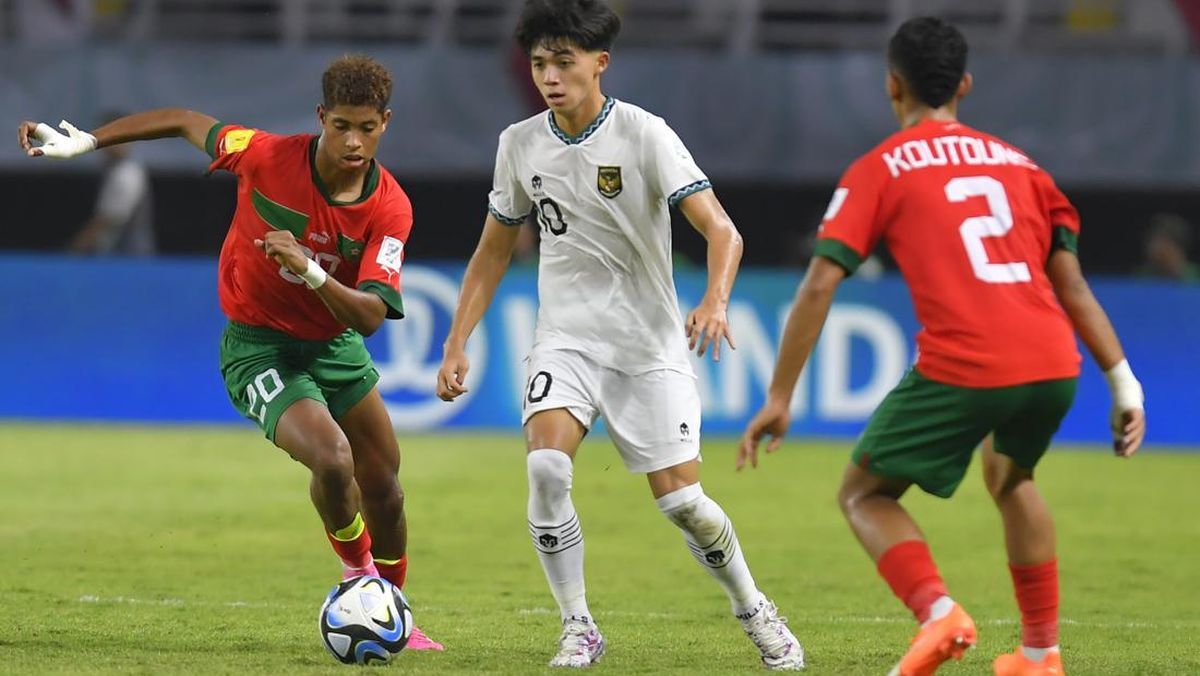
#> input picture 5-UAS/nomor3/bola2.jpg, 1200 x 676 px
$ python nomor3.py
#> lines starting #> are read from the running program, lines starting #| are printed output that depends on the picture; after the words box and inside, x2 and y2 are one past the last pixel; in counts of white or black regions, pixels touching at a corner belong together
#> further down, input_image is the input picture: shape (676, 1200, 3); mean B, G, R 95.2, 113.4, 117.4
import cv2
import numpy as np
import sys
# Fungsi untuk melakukan segmentasi menggunakan metode Ohlander's Recursive Histogram-Based Clustering
def ohlander_clustering(image, threshold):
#> called with threshold = 0.7
    if len(image.shape) > 2:
        gray_image = cv2.cvtColor(image, cv2.COLOR_BGR2GRAY)
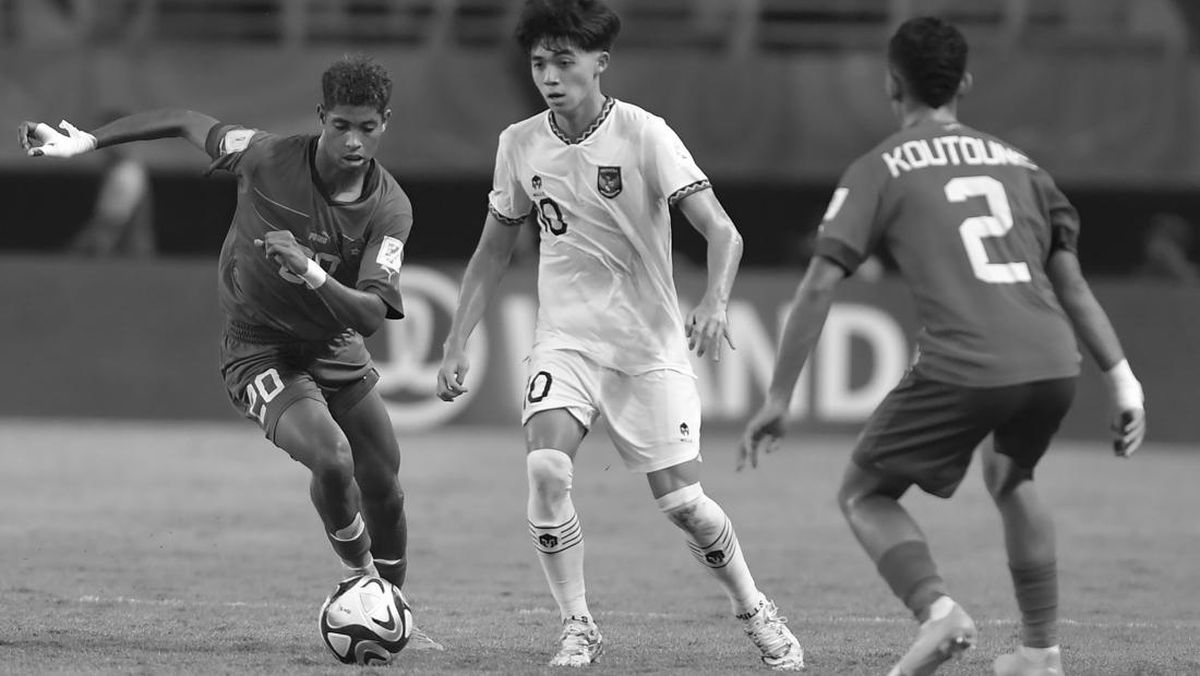
#> gray_image: shape (676, 1200); min 0, max 255, mean 112.5
    else:
        gray_image = image.copy()
    # Mendapatkan histogram dari gambar
    hist = cv2.calcHist([gray_image], [0], None, [256], [0, 256])
#> hist = 256 values, max 15134 at index 82, min 3 at index 0, mean 3168.8
    # Mencari nilai untuk clustering
    split_value = 0
    max_val = np.max(hist)
#> max_val = 15134
    for i in range(255, 0, -1):
        if hist[i] > threshold * max_val:
            split_value = i
            break
    # Segmentasi gambar
    segmented_image = np.zeros_like(gray_image)
    segmented_image[gray_image >= split_value] = 255
    return segmented_image

input_image = cv2.imread(sys.path[0]+'/bola2.jpg')
threshold_value = 0.7
segmented_image = ohlander_clustering(input_image, threshold_value)
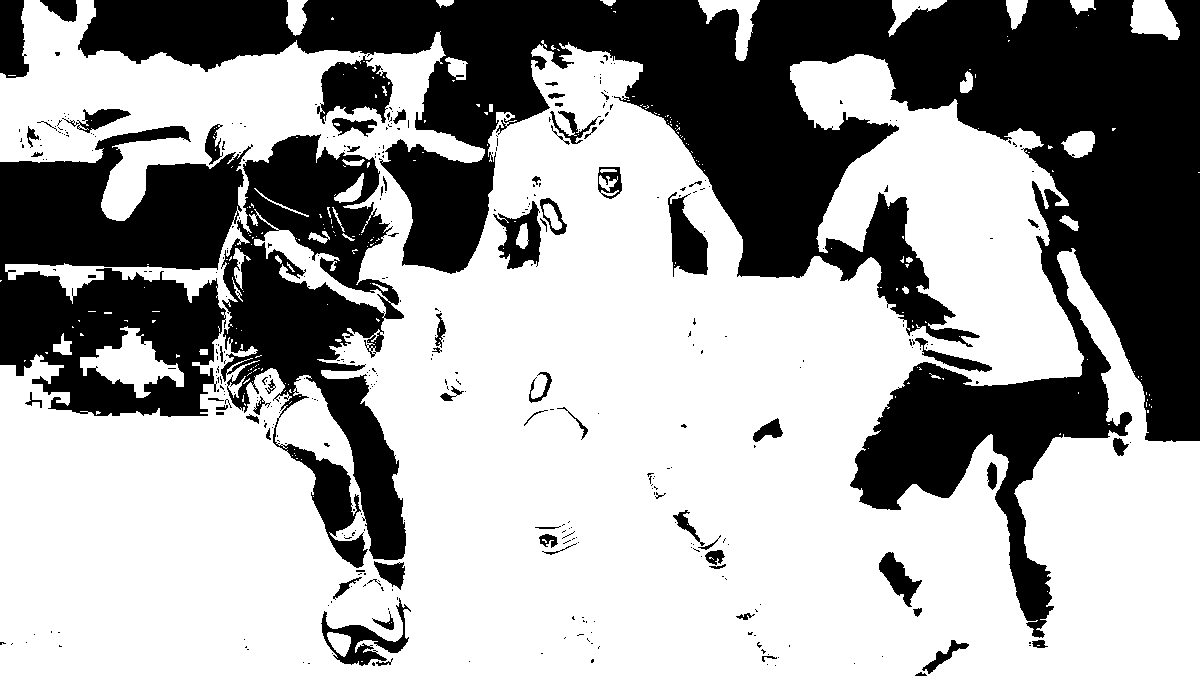
#> segmented_image: shape (676, 1200); 63.2% white; 391 black regions (319 under 20 px), largest, box (x1, y1, x2, y2) and area: (78, 0, 1200, 638) 193661, (0, 126, 253, 417) 45815, (221, 134, 406, 568) 37979
cv2.imshow('Original Image', input_image)
cv2.imshow('Segmented Image', segmented_image)
cv2.waitKey(0)
cv2.destroyAllWindows()

$ run again, with 5-UAS/nomor3/cam.jpg copied over 5-UAS/nomor3/bola2.jpg
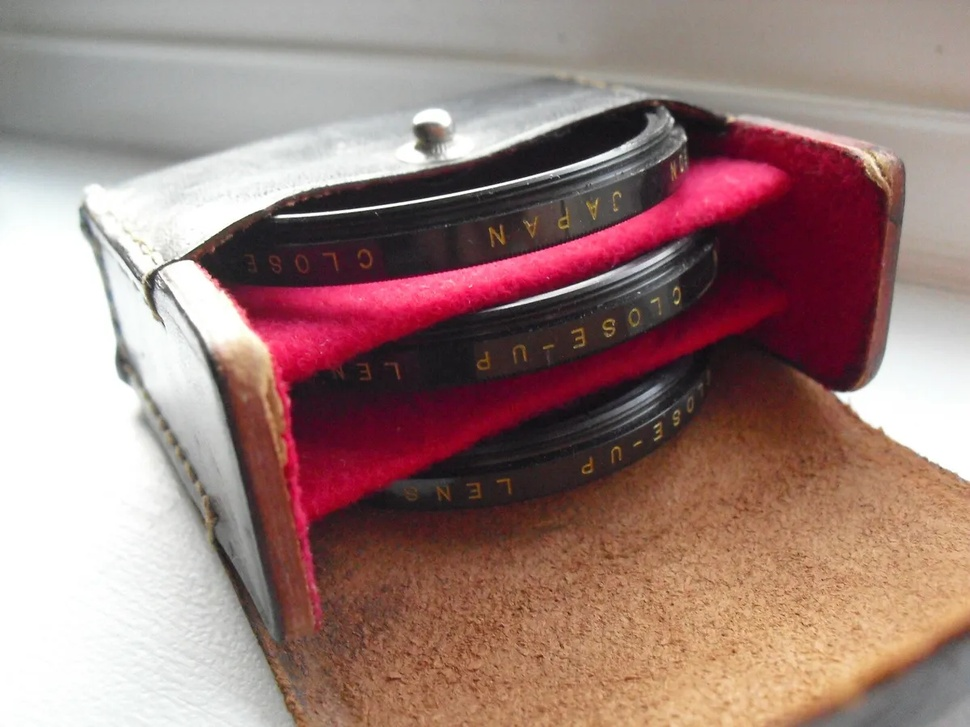
#> input picture 5-UAS/nomor3/cam.jpg, 970 x 727 px, shrunk from 1200 x 900 before the run
#> input_image is the input picture: shape (727, 970, 3); mean B, G, R 122.9, 127.8, 157.3
#> in ohlander_clustering, `gray_image = cv2.cvtColor(image, cv2.COLOR_BGR2GRAY)`:
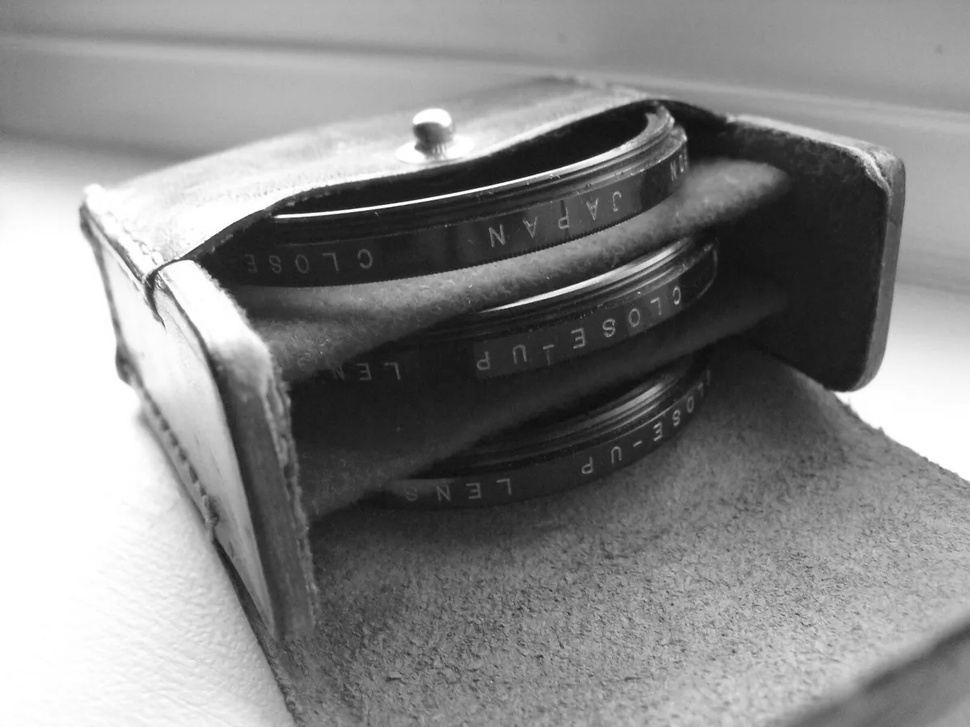
#> gray_image: shape (727, 970); min 13, max 255, mean 136
#> hist = 256 values, max 52370 at index 255, min 0 at index 0, mean 2754.6
#> max_val = 52370
#> `segmented_image = ohlander_clustering(input_image, threshold_value)`:
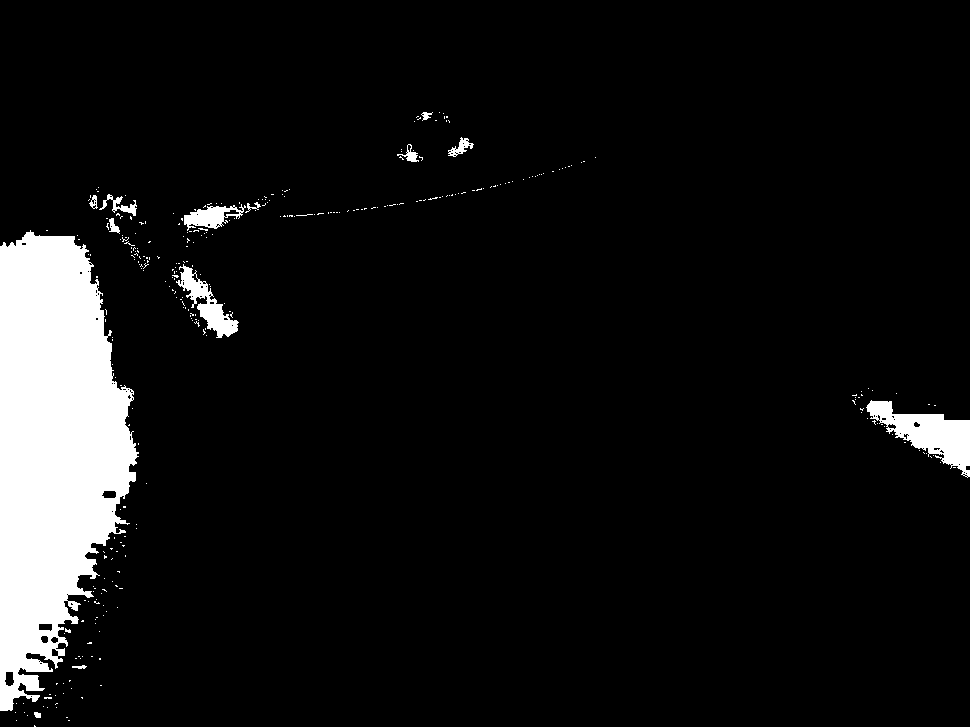
#> segmented_image: shape (727, 970); 7.4% white; 326 white regions (313 under 20 px), largest, box (x1, y1, x2, y2) and area: (0, 230, 139, 711) 44953, (866, 400, 970, 478) 3375, (176, 264, 239, 338) 1450
